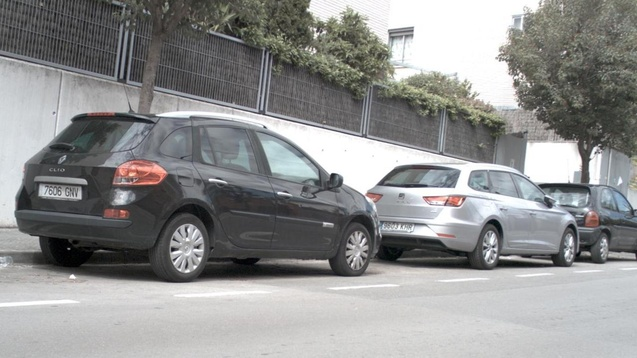
#> input picture BIPEDv2_Adaptado/imagens/RGB_001.jpg, 637 x 358 px, shrunk from 1280 x 720 before the run
$ python main.py
#> lines starting #> are read from the running program, lines starting #| are printed output that depends on the picture; after the words box and inside, x2 and y2 are one past the last pixel; in counts of white or black regions, pixels touching at a corner belong together; long printed decimals are rounded
### Experimento.py
from typing import List, Callable
import shutil
import psutil
import os
from pathlib import Path
import cv2
import time
import csv
import numpy as np
import pandas as pd
from datetime import datetime


class Experimento:
    def __init__(self):
        pass

    def preparar_dataset(self) -> None:
        """
        Função que modifica a hierarquia do dataset BIPEDv2 que originalmente possui divisões em Treino e Teste
        para o gabarito e para imagem normal. A modificação feita é juntar as partições de treino e teste de
        imagens originais em uma só (imagens) e para imagens já detectadas (gabarito).
        """

        def mover_arquivos(fontes: list[str], destino: Path) -> None:
            contador = 0
            for fonte in fontes:
                p_fonte = Path(fonte)
                if not p_fonte.exists():
                    print(f"Pasta {fonte} não encontrada.")
                    continue
                for arquivo in p_fonte.glob("*.*"):
                    if arquivo.suffix.lower() in ['.jpg', '.jpeg', '.png', '.bmp']:
                        shutil.copy2(arquivo, destino / arquivo.name)
                        contador += 1
            print(f"{contador} imagens movidas para {destino}/")

        origens_imgs = ["BIPEDv2/BIPED/edges/imgs/train/rgbr/real", "BIPEDv2/BIPED/edges/imgs/test/rgbr"]
        origens_gabs = ["BIPEDv2/BIPED/edges/edge_maps/train/rgbr/real", "BIPEDv2/BIPED/edges/edge_maps/test/rgbr"]

        pasta_final_imagens    = Path("BIPEDv2_Adaptado/imagens")
        pasta_final_gabarito   = Path("BIPEDv2_Adaptado/gabarito")
        pasta_final_detectados = Path("BIPEDv2_Adaptado/detectados")

        pasta_final_imagens.mkdir(parents=True, exist_ok=True)
        pasta_final_gabarito.mkdir(parents=True, exist_ok=True)
        pasta_final_detectados.mkdir(parents=True, exist_ok=True)

        mover_arquivos(origens_imgs, pasta_final_imagens)
        mover_arquivos(origens_gabs, pasta_final_gabarito)

    # [10 lines left out: function salvar_resultados_mini_estudo, not called in this run]

    def aplicar_deteccao(self, img: cv2.typing.MatLike, filtro: Callable, **kwargs) -> cv2.typing.MatLike:
        return filtro(img, **kwargs)

    def calcular_metricas(self, img: cv2.typing.MatLike, img_gabarito: cv2.typing.MatLike) -> List[float]:
        """
        Compara pixel a pixel e calcula F1-Score, Precision e Recall.
        Retorna [f1_score, precision, recall].
        """
        LIMIAR = 127

        borda_predita = (img >= LIMIAR)
        borda_real    = (img_gabarito >= LIMIAR)

        verdadeiro_positivo = np.sum(borda_predita & borda_real)
        falso_positivo      = np.sum(borda_predita & ~borda_real)
        falso_negativo      = np.sum(~borda_predita & borda_real)

        recall    = verdadeiro_positivo / (verdadeiro_positivo + falso_negativo) if (verdadeiro_positivo + falso_negativo) > 0 else 0.0
        precision = verdadeiro_positivo / (verdadeiro_positivo + falso_positivo) if (verdadeiro_positivo + falso_positivo) > 0 else 0.0
        f1_score  = 2 * (precision * recall) / (precision + recall) if (precision + recall) > 0 else 0.0

        return [f1_score, precision, recall]

    # [116 lines left out: functions mini_estudo01, gerar_grafico_mini_estudo_01, not called in this run]

### main.py
import os
import cv2
from skimage import filters
import time
from Experimento import Experimento

# Operadores e métodos já implementados (e conhecidos)

# cv2.Sobel() # Sobel
# cv2.Laplacian Ou filters.laplace()
# feature.canny() # Canny

# egde_laplace = filters.laplace() # Laplace
# edge_roberts = filters.roberts(image) # Roberts
# edge_sobel   = filters.sobel(image) # Sobel
# edge_scharr  = filters.scharr(image) # Scharr
# edge_canny   = feature.canny(image, sigma=3) # Canny


# threshold1 (Limiar Inferior): Pixels abaixo deste valor são rejeitados.
# threshold2 (Limiar Superior): Pixels acima deste valor são considerados bordas fortes.
#imagem_saida = feature.canny(imagem) #

#cv2.imwrite(caminho_saida, imagem_saida)
# import matplotlib.pyplot as plt
# from skimage import feature, data, color

# # 1. Carregar uma imagem de exemplo e converter para tons de cinza (obrigatório para Canny)
# img = data.camera()

# # 2. Aplicar o algoritmo de Canny
# # O parâmetro 'sigma' controla a suavização (quanto maior, menos ruído)
# edges = feature.canny(img, sigma=1.5)
# # 3. Mostrar o resultado lado a lado
# fig, ax = plt.subplots(1, 2, figsize=(12, 6))

# ax[0].imshow(imagem, cmap='gray')
# ax[0].set_title('Imagem Original')
# ax[0].axis('off')

# ax[1].imshow(imagem_saida, cmap='gray')
# ax[1].set_title('Detecção de Bordas (Canny)')
# ax[1].axis('off')

# plt.show()

caminho_normal = "BIPEDv2_Adaptado/imagens/RGB_001.jpg"
caminho_gabarito = "BIPEDv2_Adaptado/gabarito/RGB_001.png"

exp = Experimento()
exp.preparar_dataset() # Prepara o dataset

imagem_normal = cv2.imread(caminho_normal, cv2.IMREAD_GRAYSCALE)
#> imagem_normal: shape (358, 637); min 0, max 255, mean 144.3
imagem_gabarito = cv2.imread(caminho_gabarito, cv2.IMREAD_GRAYSCALE)
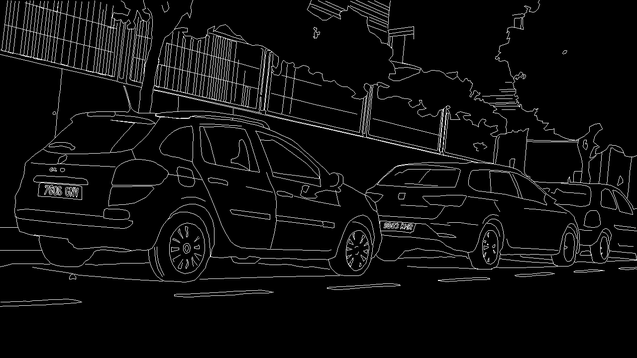
#> input picture BIPEDv2_Adaptado/gabarito/RGB_001.png, 637 x 358 px, shrunk from 1280 x 720 before the run
#> imagem_gabarito is the input picture: shape (358, 637); min 0, max 243, mean 12.6
imagem_detectada = cv2.Canny(imagem_normal, 60, 170)
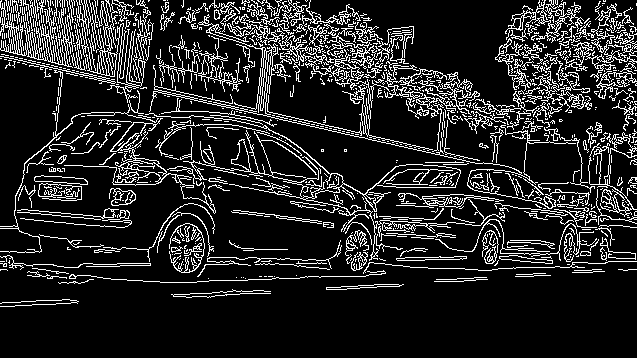
#> imagem_detectada: shape (358, 637); 14.7% white in thin lines or dots, all inside (x1, y1, x2, y2) = (0, 0, 637, 307)
cv2.imwrite('Testes.png',imagem_detectada)

metricas = exp.calcular_metricas(imagem_detectada, imagem_gabarito)
#> in calcular_metricas, `borda_real    = (img_gabarito >= LIMIAR)`:
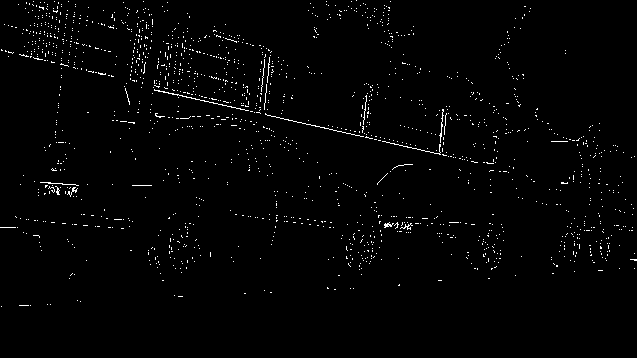
#> borda_real: shape (358, 637) bool; 1.5% white in thin lines or dots, all inside (x1, y1, x2, y2) = (0, 0, 637, 307)
#> in calcular_metricas, `verdadeiro_positivo = np.sum(borda_predita & borda_real)`: verdadeiro_positivo = 1220
#> in calcular_metricas, `falso_positivo      = np.sum(borda_predita & ~borda_real)`: falso_positivo = 32306
#> in calcular_metricas, `falso_negativo      = np.sum(~borda_predita & borda_real)`: falso_negativo = 2258
#> in calcular_metricas, `recall    = verdadeiro_positivo / (verdadeiro_positivo + falso_negativ..`: recall = 0.351
#> in calcular_metricas, `precision = verdadeiro_positivo / (verdadeiro_positivo + falso_positiv..`: precision = 0.0364
#> in calcular_metricas, `f1_score  = 2 * (precision * recall) / (precision + recall) if (precis..`: f1_score = 0.0659
#> metricas = [0.0659, 0.0364, 0.351]
print(f"F1-Score: {metricas[0]}\n")
#| F1-Score: 0.06594
print(f"Precision: {metricas[1]}\n")
#| Precision: 0.03639
print(f"Recall: {metricas[2]}\n")
#| Recall: 0.3508
